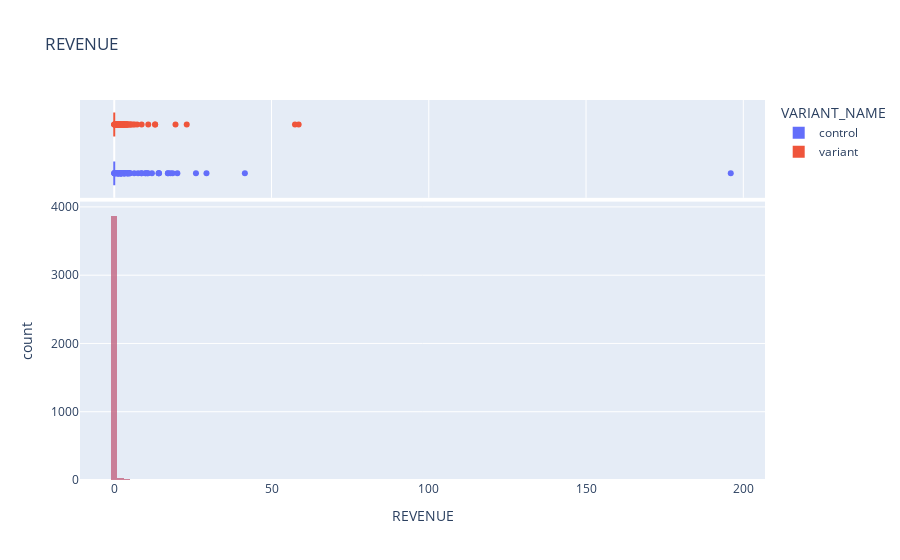

Write notebook code for a chart like this one.
### Code cell
import plotly.express as px
fig = px.histogram(df,
                   x='REVENUE',
                   color = 'VARIANT_NAME',
                   title='REVENUE',
                   marginal = 'box',
                   nbins = 100,
                   barmode='overlay')

fig.show()

### Figure 1 — Plotly figure (JSON) as saved in the notebook; plotly's stock layout.template omitted (floating-point values rounded to 4 significant figures; data arrays with more than 128 entries replaced by an {"elided": "..."} marker saying what was removed)
{"data": [{"alignmentgroup": "True", "bingroup": "x", "hovertemplate": "VARIANT_NAME=control<br>REVENUE=%{x}<br>count=%{y}<extra></extra>", "legendgroup": "control", "marker": {"color": "#636efa", "opacity": 0.5, "pattern": {"shape": ""}}, "name": "control", "nbinsx": 100, "offsetgroup": "control", "orientation": "v", "showlegend": true, "type": "histogram", "x": {"elided": "3931 float values"}, "xaxis": "x", "yaxis": "y"}, {"alignmentgroup": "True", "hovertemplate": "VARIANT_NAME=control<br>REVENUE=%{x}<extra></extra>", "legendgroup": "control", "marker": {"color": "#636efa"}, "name": "control", "notched": true, "offsetgroup": "control", "showlegend": false, "type": "box", "x": {"elided": "3931 float values"}, "xaxis": "x2", "yaxis": "y2"}, {"alignmentgroup": "True", "bingroup": "x", "hovertemplate": "VARIANT_NAME=variant<br>REVENUE=%{x}<br>count=%{y}<extra></extra>", "legendgroup": "variant", "marker": {"color": "#EF553B", "opacity": 0.5, "pattern": {"shape": ""}}, "name": "variant", "nbinsx": 100, "offsetgroup": "variant", "orientation": "v", "showlegend": true, "type": "histogram", "x": {"elided": "3934 float values"}, "xaxis": "x", "yaxis": "y"}, {"alignmentgroup": "True", "hovertemplate": "VARIANT_NAME=variant<br>REVENUE=%{x}<extra></extra>", "legendgroup": "variant", "marker": {"color": "#EF553B"}, "name": "variant", "notched": true, "offsetgroup": "variant", "showlegend": false, "type": "box", "x": {"elided": "3934 float values"}, "xaxis": "x2", "yaxis": "y2"}], "layout": {"barmode": "overlay", "legend": {"title": {"text": "VARIANT_NAME"}, "tracegroupgap": 0}, "title": {"text": "REVENUE"}, "xaxis": {"anchor": "y", "domain": [0, 1], "title": {"text": "REVENUE"}}, "xaxis2": {"anchor": "y2", "domain": [0, 1], "matches": "x", "showgrid": true, "showticklabels": false}, "yaxis": {"anchor": "x", "domain": [0, 0.7326], "title": {"text": "count"}}, "yaxis2": {"anchor": "x2", "domain": [0.7426, 1], "matches": "y2", "showgrid": false, "showline": false, "showticklabels": false, "ticks": ""}}}
